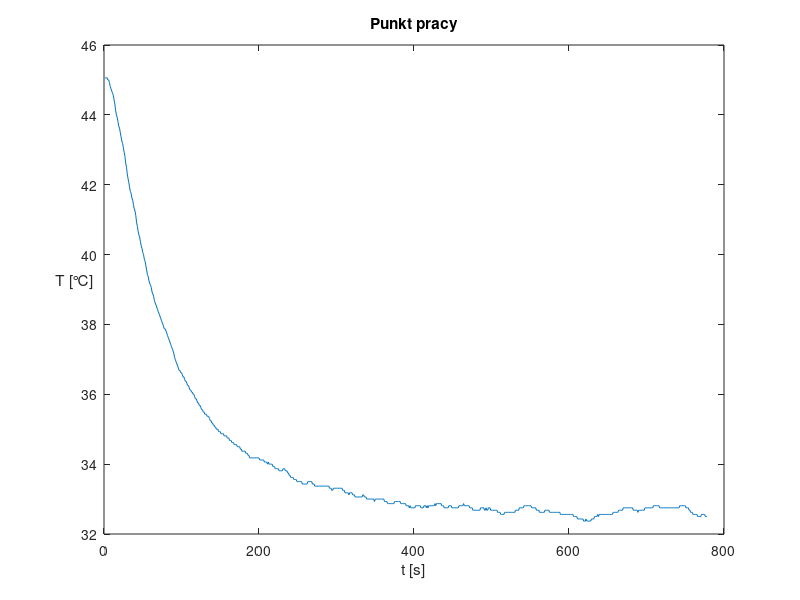

Source code (MATLAB):
clear all

values = importdata("Wartosc_Z1.txt");

plot(values)
title("Punkt pracy")
ylabel("T [℃]")
xlabel("t [s]")
set(get(gca,'ylabel'),'rotation',0)
exportgraphics(gca,'punkt_pracy.pdf')